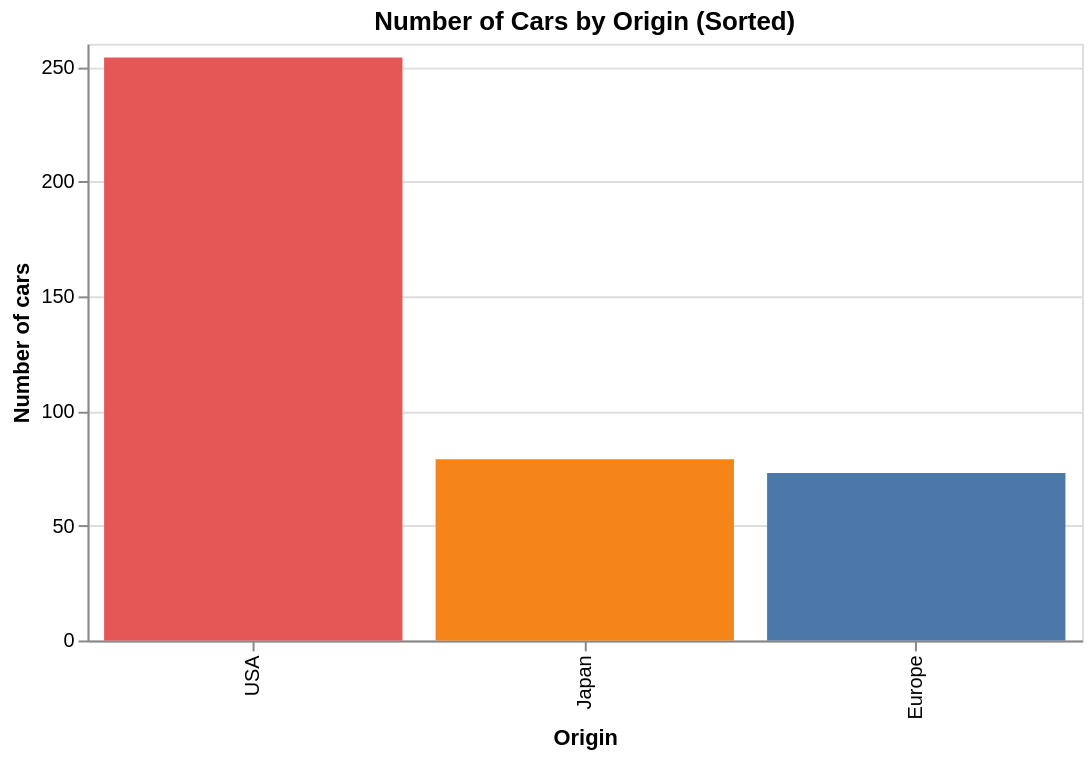

This figure's notebook cell:
### Markdown cell above
### Why this chart works

- `Origin` is categorical, so it goes naturally on one axis.
- We do not need a raw y-column; `count()` is computed automatically.
- The tooltip makes the chart easier to inspect.

### Practice prompt

Modify the chart so that bars are:
- sorted from highest count to lowest count
- colored by `Origin`

### Code cell
alt.Chart(cars).mark_bar().encode(
    x=alt.X('Origin:N', sort='-y', title='Origin'),
    y=alt.Y('count():Q', title='Number of cars'),
    color=alt.Color('Origin:N', legend=None),
    tooltip=['Origin:N', alt.Tooltip('count():Q', title='Count')]
).properties(
    title='Number of Cars by Origin (Sorted)',
    width=500,
    height=300
)

### Figure 1 — Vega-Lite specification as saved in the notebook (floating-point values rounded to 4 significant figures; data arrays with more than 128 entries replaced by an {"elided": "..."} marker saying what was removed)
{"config": {"view": {"continuousWidth": 300, "continuousHeight": 300}}, "data": {"name": "data-583e73726c1545c56c203344161a975c"}, "mark": {"type": "bar"}, "encoding": {"color": {"field": "Origin", "legend": null, "type": "nominal"}, "tooltip": [{"field": "Origin", "type": "nominal"}, {"aggregate": "count", "title": "Count", "type": "quantitative"}], "x": {"field": "Origin", "sort": "-y", "title": "Origin", "type": "nominal"}, "y": {"aggregate": "count", "title": "Number of cars", "type": "quantitative"}}, "height": 300, "title": "Number of Cars by Origin (Sorted)", "width": 500, "$schema": "https://vega.github.io/schema/vega-lite/v5.20.1.json", "datasets": {"data-583e73726c1545c56c203344161a975c": {"elided": "406 records"}}}
